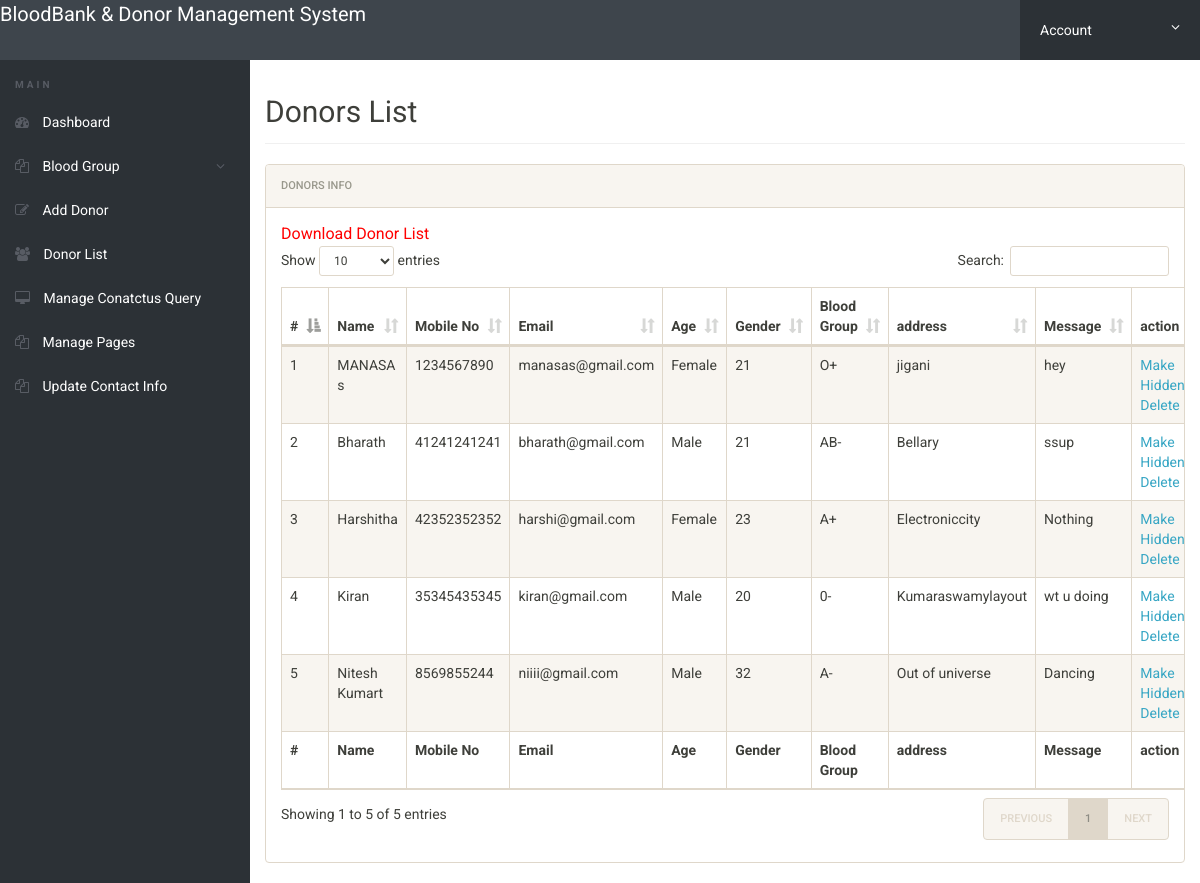
/admin/donor-list.php (signed in), run on the app's committed database.
### tables this page shows
CREATE TABLE IF NOT EXISTS `tblblooddonars` (
  `id` int(11) NOT NULL,
  `FullName` varchar(100) DEFAULT NULL,
  `MobileNumber` char(11) DEFAULT NULL,
  `EmailId` varchar(100) DEFAULT NULL,
  `Gender` varchar(20) DEFAULT NULL,
  `Age` int(11) DEFAULT NULL,
  `BloodGroup` varchar(20) DEFAULT NULL,
  `Address` varchar(255) DEFAULT NULL,
  `Message` mediumtext,
  `PostingDate` timestamp NOT NULL DEFAULT CURRENT_TIMESTAMP,
  `status` int(1) DEFAULT NULL
);

### admin/donor-list.php (the view, shortened to what this page needs)
<?php
include('includes/config.php');
if(strlen($_SESSION['alogin'])==0)
	{
header('location:index.php');
}
else{
 ?>
<!doctype html>
<html lang="en" class="no-js">
<head>
	<link rel="stylesheet" href="css/font-awesome.min.css">
	<link rel="stylesheet" href="css/bootstrap.min.css">
	<link rel="stylesheet" href="css/dataTables.bootstrap.min.css">
	<link rel="stylesheet" href="css/bootstrap-social.css">
	<link rel="stylesheet" href="css/bootstrap-select.css">
	<link rel="stylesheet" href="css/fileinput.min.css">
	<link rel="stylesheet" href="css/awesome-bootstrap-checkbox.css">
	<link rel="stylesheet" href="css/style.css">
</head>
<body>
	<?php include('includes/header.php');?>
	<div class="ts-main-content">
		<?php include('includes/leftbar.php');?>
		<div class="content-wrapper">
			<div class="container-fluid">
				<div class="row">
					<div class="col-md-12">
						<h2 class="page-title">Donors List</h2>
						<div class="panel panel-default">
							<div class="panel-heading">Donors Info</div>
							<div class="panel-body">
				<a href="download-records.php" style="color:red; font-size:16px;">Download Donor List</a>
								<table id="zctb" class="display table table-striped table-bordered table-hover" cellspacing="0" width="100%">
									<thead>
										<tr>
										<th>#</th>
											<th>Name</th>
											<th>Mobile No</th>
											<th>Email</th>
											<th>Age</th>
											<th>Gender</th>
											<th>Blood Group</th>
											<th>address</th>
											<th>Message </th>
											<th>action </th>
										</tr>
									</thead>
									<tfoot>
										<tr>
										<th>#</th>
										<th>Name</th>
											<th>Mobile No</th>
											<th>Email</th>
											<th>Age</th>
											<th>Gender</th>
											<th>Blood Group</th>
											<th>address</th>
											<th>Message </th>
											<th>action </th>
										</tr>
									</tfoot>
									<tbody>
<?php $sql = "SELECT * from  tblblooddonars ";
$query = $dbh -> prepare($sql);
$query->execute();
$results=$query->fetchAll(PDO::FETCH_OBJ);
$cnt=1;
if($query->rowCount() > 0)
{
foreach($results as $result)
{				?>
										<tr>
											<td><?php echo htmlentities($cnt);?></td>
											<td><?php echo htmlentities($result->FullName);?></td>
											<td><?php echo htmlentities($result->MobileNumber);?></td>
											<td><?php echo htmlentities($result->EmailId);?></td>
											<td><?php echo htmlentities($result->Gender);?></td>
											<td><?php echo htmlentities($result->Age);?></td>
											<td><?php echo htmlentities($result->BloodGroup);?></td>
											<td><?php echo htmlentities($result->Address);?></td>
											<td><?php echo htmlentities($result->Message);?></td>
										<td>
<?php if($result->status==1)
{?>
<a href="donor-list.php?hidden=<?php echo htmlentities($result->id);?>" onclick="return confirm('Do you really want to hiidden this detail')"> Make Hidden</a>
<?php } else {?>
<a href="donor-list.php?public=<?php echo htmlentities($result->id);?>" onclick="return confirm('Do you really want to Public this detail')"> Make Public</a>
<?php } ?>
<a href="donor-list.php?del=<?php echo htmlentities($result->id);?>" onclick="return confirm('Do you really want to delete this record')"> Delete</a>
</td>
										</tr>
										<?php $cnt=$cnt+1; }} ?>
									</tbody>
								</table>
							</div>
						</div>
					</div>
				</div>
			</div>
		</div>
	</div>
</body>
</html>
<?php } ?>

### admin/css/style.css (style rules this page uses)
html { font-size: 14px; }
@media only screen and (min-width: 480px) { html { font-size: 17px; } }
@media only screen and (min-width: 768px) { html { font-size: 14px; } }
body { font-size: 1em; }
a { color: #37a6c4; }
.panel { overflow: hidden; }
.page-title { padding-bottom: 15px; margin-bottom: 20px; border-bottom: 1px solid #f0f0f0; }
.ts-main-content .content-wrapper { padding-top: 15px; margin-top: 60px; }
@media only screen and (min-width: 992px) { .ts-main-content .content-wrapper { margin-left: 250px; } }

### data on the page
tblblooddonars: FullName "MANASA s", MobileNumber "1234567890", EmailId "manasas@gmail.com", Gender "Female", Age "21", BloodGroup "O+", Address "jigani", Message "hey"
tblblooddonars: FullName "Bharath", MobileNumber "41241241241", EmailId "bharath@gmail.com", Gender "Male", Age "21", BloodGroup "AB-", Address "Bellary", Message "ssup"
tblblooddonars: FullName "Harshitha", MobileNumber "42352352352", EmailId "harshi@gmail.com", Gender "Female", Age "23", BloodGroup "A+", Address "Electroniccity", Message "Nothing"
tblblooddonars: FullName "Kiran", MobileNumber "35345435345", EmailId "kiran@gmail.com", Gender "Male", Age "20", BloodGroup "0-", Address "Kumaraswamylayout", Message "wt u doing"
tblblooddonars: FullName "Nitesh Kumart", MobileNumber "8569855244", EmailId "niiii@gmail.com", Gender "Male", Age "32", BloodGroup "A-", Address "Out of universe", Message "Dancing"
